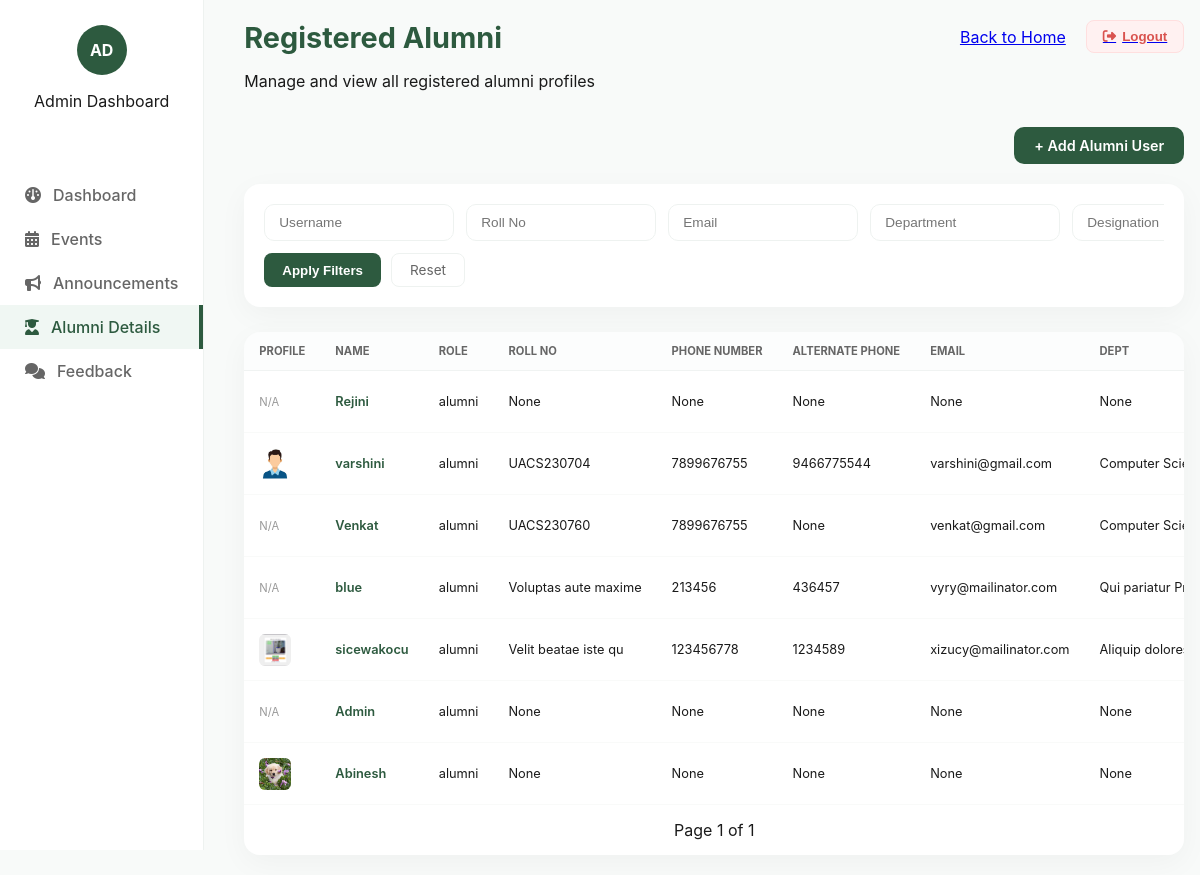
Before: /alumni_app/admin/alumni/ (signed in) with the older database file.
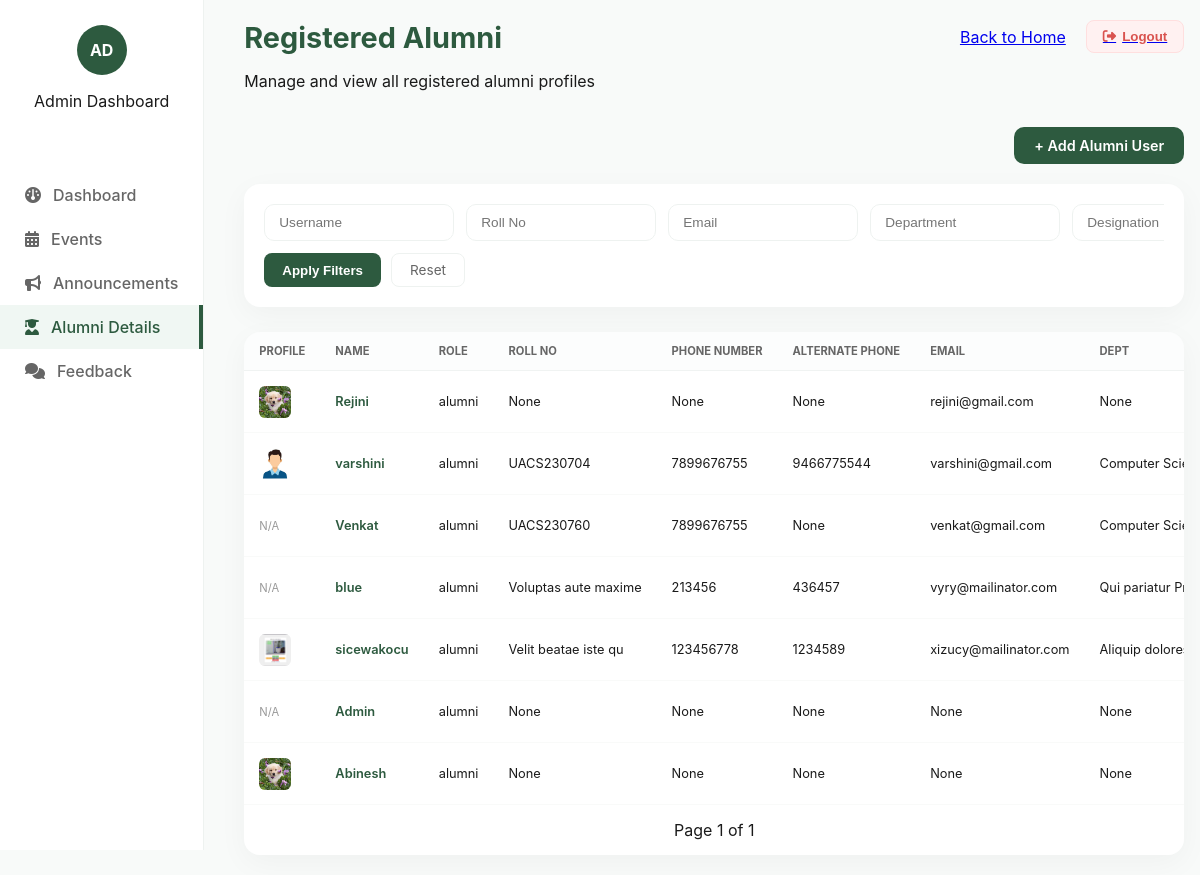
After: the same page with the newer database file.
### Alumni_app/models.py (models this page shows, shortened)
class Profile(models.Model):
    user = models.OneToOneField(User, on_delete=models.CASCADE)
    role = models.CharField(
        max_length=10,
        default='alumni',
        blank=True, null=True
    )
    profile_image = models.ImageField(upload_to='profiles/', blank=True, null=True)
    roll_no = models.CharField(max_length=20, blank=True, null=True)
    email = models.EmailField(max_length=254, blank=True, null=True)
    designation = models.CharField(max_length=150, blank=True, null=True)
    appointment_order = models.FileField(upload_to="appointment_orders/", blank=True, null=True)
    proof_id = models.FileField(upload_to="id", max_length=100, blank=True, null=True)
    company_id_image = models.FileField(upload_to="company_id/", max_length=100, blank=True, null=True)
    remarks = models.TextField(blank=True, null=True)
    department = models.CharField(max_length=100, blank=True, null=True)
    join_year = models.IntegerField(blank=True, null=True)
    passout_year = models.IntegerField(blank=True, null=True)
    address = models.TextField(blank=True, null=True)
    current_job = models.CharField(max_length=100, blank=True, null=True)
    company = models.CharField(max_length=100, blank=True, null=True)
    location = models.CharField(max_length=100, blank=True, null=True)
    phone = models.CharField(max_length=15, blank=True, null=True)
    alternate_phone = models.CharField(max_length=15, blank=True, null=True)
    linkedin_profile = models.URLField(blank=True, null=True)
    linked_in = models.URLField(max_length=200, blank=True, null=True)
    company_id = models.URLField(max_length=200, blank=True, null=True)
    google_scholar = models.URLField(max_length=200, blank=True, null=True)
    created_at = models.DateTimeField(auto_now=False, auto_now_add=True, null=True, blank=True)

### Alumni_app/views.py (the view)
# urls.py: path("admin/alumni/", views.admin_view_alumni, name="admin_view_alumni"),
@login_required
def admin_view_alumni(request):
    alumni_queryset = Profile.objects.filter(role__iexact="alumni").select_related("user")
    print("All Alumni:", alumni_queryset.count())
    alumni_filter = AlumniFilter(request.GET, queryset=alumni_queryset)
    filtered_qs = alumni_filter.qs.order_by("-created_at")
    print("Filtered Alumni:", filtered_qs.count())
    paginator = Paginator(filtered_qs, 10)
    page_number = request.GET.get("page")
    page_obj = paginator.get_page(page_number)
    print("Page Objects:", page_obj)
    return render(
        request,
        "admin_view_alumni.html",
        {
            "filter": alumni_filter,
            "page_obj": page_obj,
        },
    )

### Alumni_app/templates/admin_view_alumni.html (shortened to what the changed rows need)
{% load static %}
<!doctype html>
<html lang="en">
	<head>
		<link rel="stylesheet" href="{% static 'admin_view_alumni.css' %}" />
		<link rel="stylesheet" href="https://cdnjs.cloudflare.com/ajax/libs/font-awesome/6.5.1/css/all.min.css">
	</head>
	<body>
		<div class="dashboard-container">
			<main class="main-content">
				<div class="topbar">
    <div class="page-header">
        <h1>Registered Alumni</h1>
    </div>
</div>
				<section class="table-container">
					<table class="alumni-table">
						<thead>
							<tr>
                        <th>Profile</th><th>Name</th><th>Role</th><th>Roll No</th><th>Phone Number</th><th>Alternate Phone</th>
                        <th>Email</th><th>Dept</th><th>Join year</th><th>Pass out</th><th>Address</th><th>Designation</th><th>Remarks</th>
                    </tr>
						</thead>
						<tbody>
							{% for alumni in page_obj %}
							<tr>
								<td>
									{% if alumni.profile_image %}
									<img
										src="{{ alumni.profile_image.url }}"
										class="profile-avatar"
										alt="profile"
									/>
									{% else %}
									<span class="avatar-placeholder"> N/A </span>
									{% endif %}
								</td>
								<td class="username">
									<a
										href="{% url 'admin_view_user' alumni.user.id %}"
										class="username-link"
									>
										{{ alumni.user.username }}
									</a>
								</td>
								<td>{{ alumni.role }}</td>
								<td>{{ alumni.roll_no }}</td>
								<td>{{ alumni.phone }}</td>
								<td>{{ alumni.alternate_phone }}</td>
								<td>{{ alumni.email }}</td>
								<td class="department">{{ alumni.department }}</td>
							</tr>
							{% empty %}
							<tr>
								<td colspan="7" class="empty-state">No alumni registered yet</td>
							</tr>
							{% endfor %}
						</tbody>
					</table>
				</section>
			</main>
		</div>
	</body>
</html>

Changed rows visible on the page:
changed Profile "Rejini": profile_image: picture added; email "None" → "rejini@gmail.com"; no longer shows "N/A"
